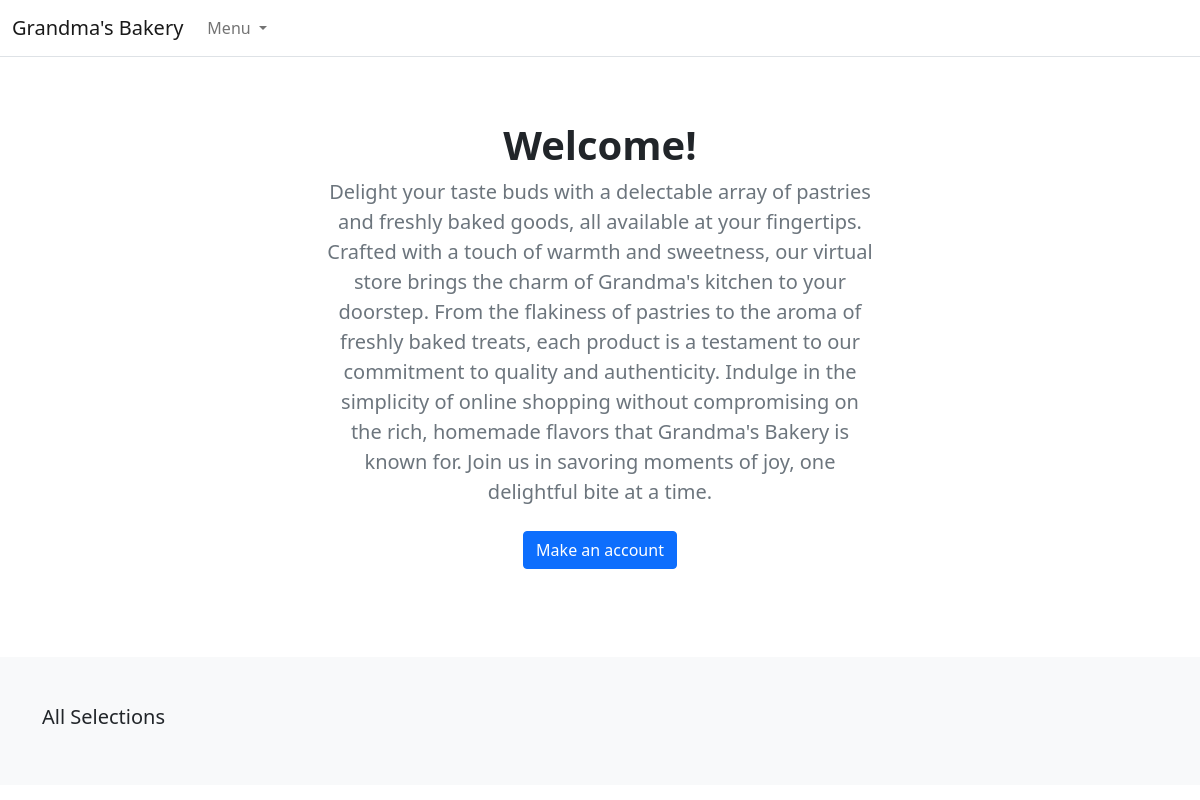
The app's page /, older data.
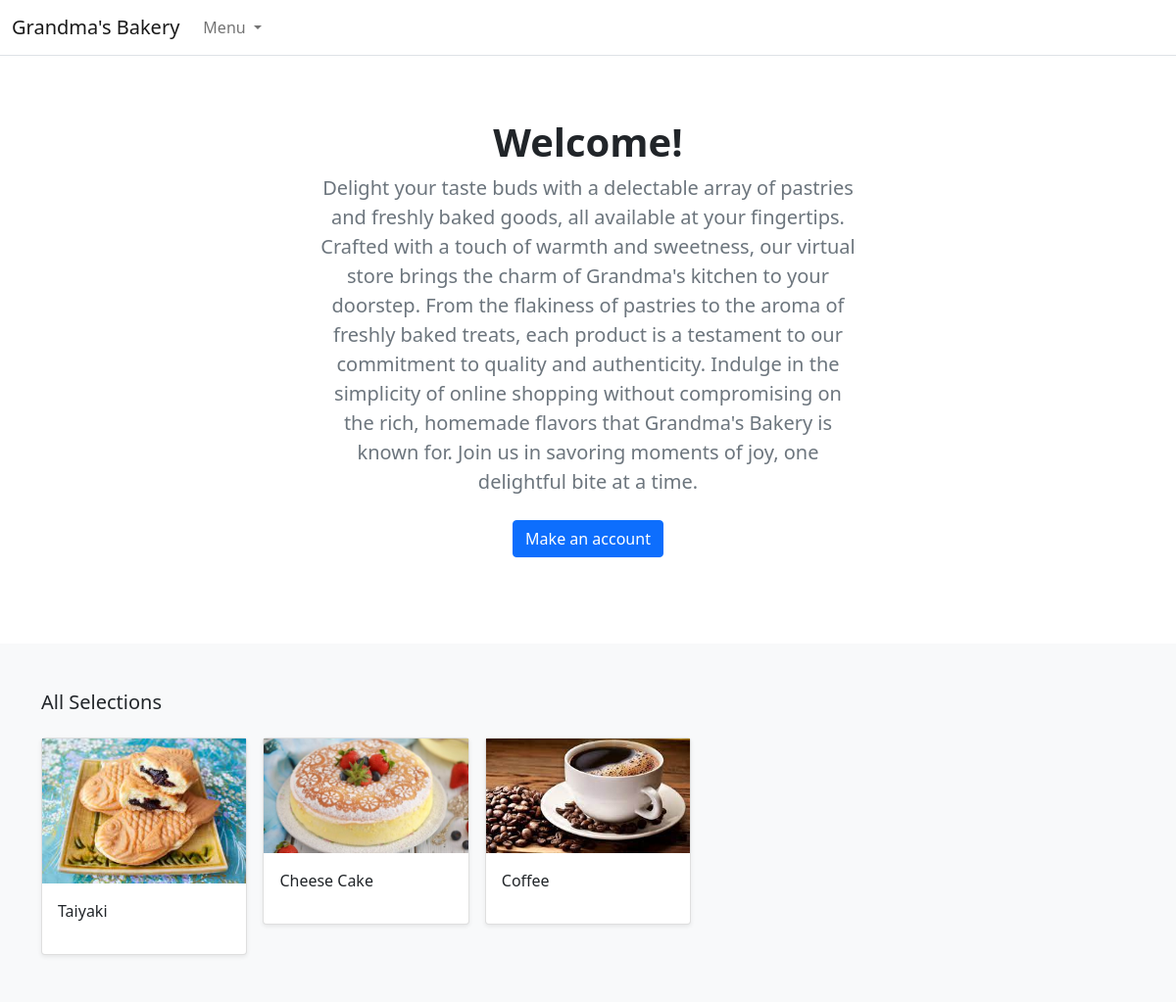
The same page, newer data.
### store/models.py (models this page shows, shortened)
class Product(models.Model):
    category = models.ForeignKey(Category,related_name='product',on_delete=models.CASCADE)
    created_by = models.ForeignKey(User, on_delete=models.CASCADE, related_name='product_creator')
    name = models.CharField(max_length=255)
    description = models.TextField(blank=True)
    image = models.ImageField(upload_to='images/')
    slug = models.SlugField(max_length=255)
    price = models.DecimalField(max_digits=4, decimal_places=2)
    in_stock = models.BooleanField(default=True)
    is_active = models.BooleanField(default=True)
    created = models.DateTimeField(auto_now_add=True)
    updated = models.DateTimeField(auto_now=True)
    objects = models.Manager()
    products = ProductManager()
    class Meta:
        verbose_name_plural = 'Products'
        ordering = ('-created',)
    def get_absolute_url(self):
        return reverse("store:product_detail",args=[self.slug])

### store/views.py (the view)
# urls.py: path('', views.all_products, name='all_products'),
def all_products(request):
    products=Product.products.all()
    return render(request, 'store/home.html',{'products': products})

### store/context_processors.py (called while the page is built)
def categories(request):
    return {
        'categories': Category.objects.all()
    }

### store/models.py (called while the page is built)
    def get_queryset(self):
        return super(ProductManager,self).get_queryset().filter(is_active=True)

    def get_absolute_url(self):
        return reverse("store:category_list", args=[self.slug])

### templates/store/home.html (shortened to what this page needs)
{% extends "./base.html" %}
{% load static %}
{% block content %}
<main>
  <section class="py-5 text-center container">
    <div class="row py-lg-3">
      <div class="col-lg-6 col-md-8 mx-auto">
        <h1 class="h1 fw-bold">Welcome!</h1>
        <p class="lead text-muted"> Delight your taste buds with a delectable array of pastries and freshly baked goods, all available at your fingertips. Crafted with a touch of warmth and sweetness, our virtual store brings the charm of Grandma's kitchen to your doorstep. From the flakiness of pastries to the aroma of freshly baked treats, each product is a testament to our commitment to quality and authenticity. Indulge in the simplicity of online shopping without compromising on the rich, homemade flavors that Grandma's Bakery is known for. Join us in savoring moments of joy, one delightful bite at a time.</p>
        <p>
          <a href="#" class="btn btn-primary my-2">Make an account</a>
        </p>
      </div>
    </div>
  </section>
  <div class="album py-5 bg-light">
    <div class="container">
      <div class="pb-3 h5">All Selections</div>
      <div class="row row-cols-1 row-cols-sm-2 row-cols-md-5 g-3">
        {% for product in products %}
        <div class="col">
          <div class="card shadow-sm">
            <img class="img-fluid" alt="Responsive image" src="{{ product.image.url }}">
            <div class="card-body">
              <p class="card-text">
                <a class="text-dark text-decoration-none" href="{{ product.get_absolute_url }}">{{ product.name }}</a>
              </p>
            </div>
          </div>
        </div>
        {% endfor %}
      </div>
    </div>
  </div>
</main>
{% endblock %}

### templates/store/base.html (shortened to what this page needs)
{% load static %}
<!DOCTYPE html>
<html>
<head>
    <link href="https://cdn.jsdelivr.net/npm/bootstrap@5.0.0-beta1/dist/css/bootstrap.min.css" rel="stylesheet">
</head>
<body>
    <header>
        <nav class="navbar navbar-expand-md navbar-light bg-white border-bottom">
            <div class="container-fluid">
                <a class="navbar-brand" href="/">Grandma's Bakery</a>
                <div class="collapse navbar-collapse" id="navbarCollapse">
                    <ul class="navbar-nav me-auto mb-2 mb-md-0">
                        <li class="nav-item dropdown">
                            <a class="nav-link dropdown-toggle" href="#" id="navbarDropdown" role="button"
                                data-bs-toggle="dropdown" aria-expanded="false">
                                Menu
                            </a>
                        </li>
                    </ul>
                </div>
            </div>
        </nav>
    </header>
    <div id="content">{% block content %} {% endblock %}</div>
</body>
</html>

Row changes from the older to the newer data that the page shows:
added Product: image (picture), name "Taiyaki"
added Product: image (picture), name "Cheese Cake"
added Product: image (picture), name "Coffee"
